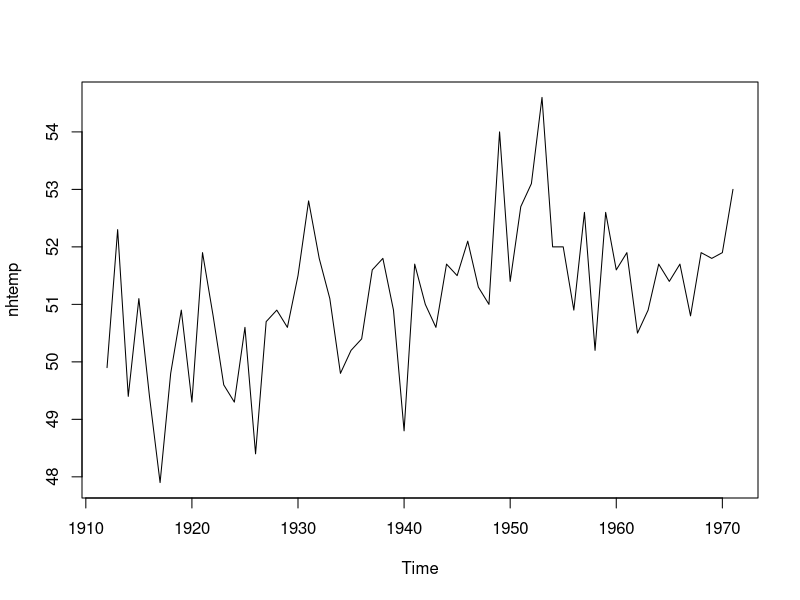
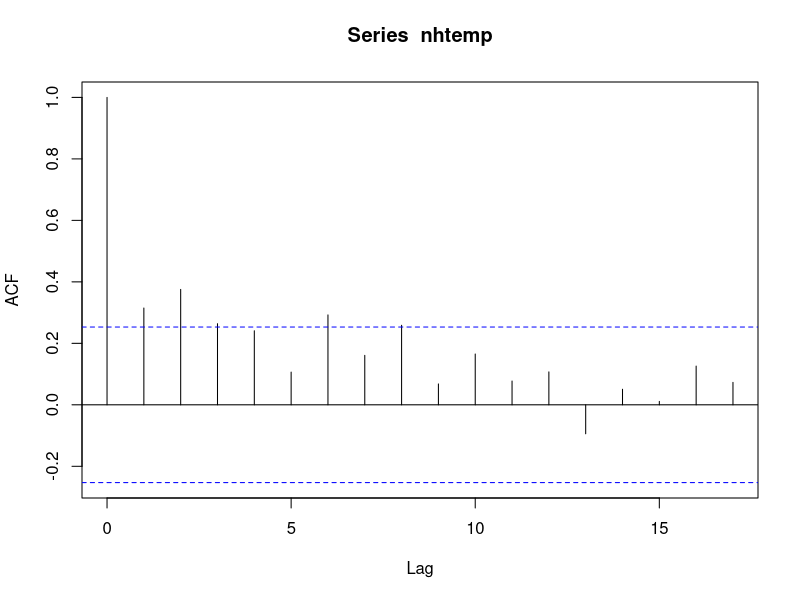
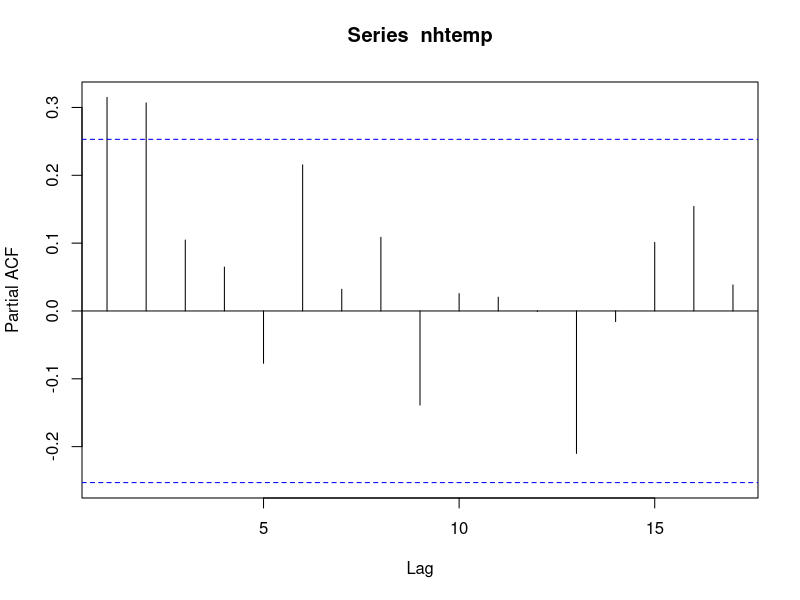
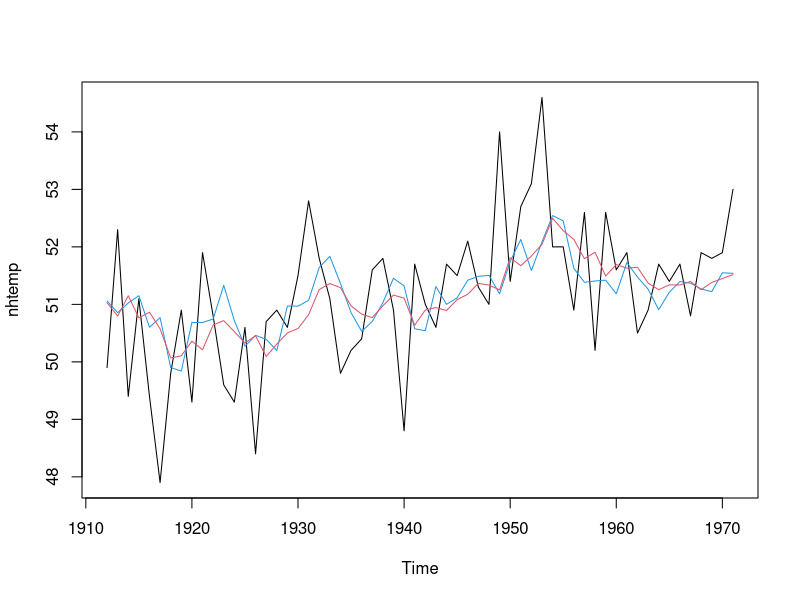
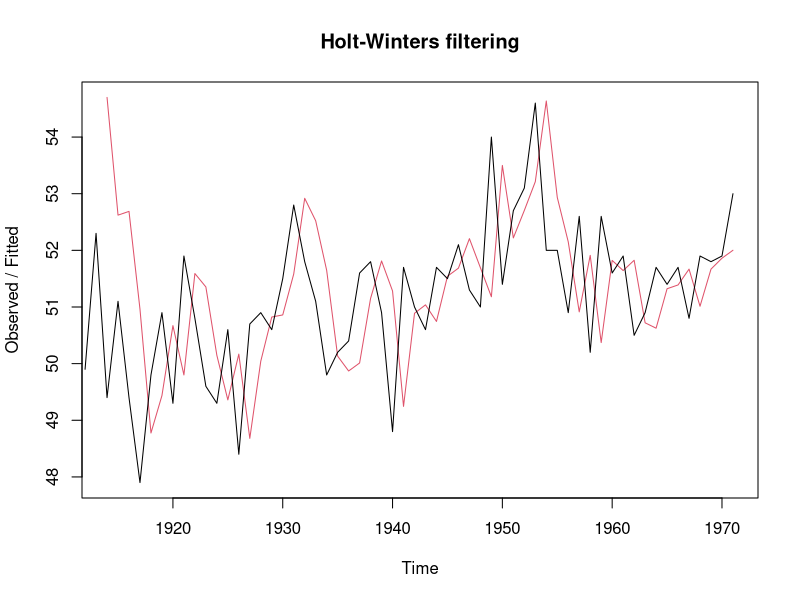
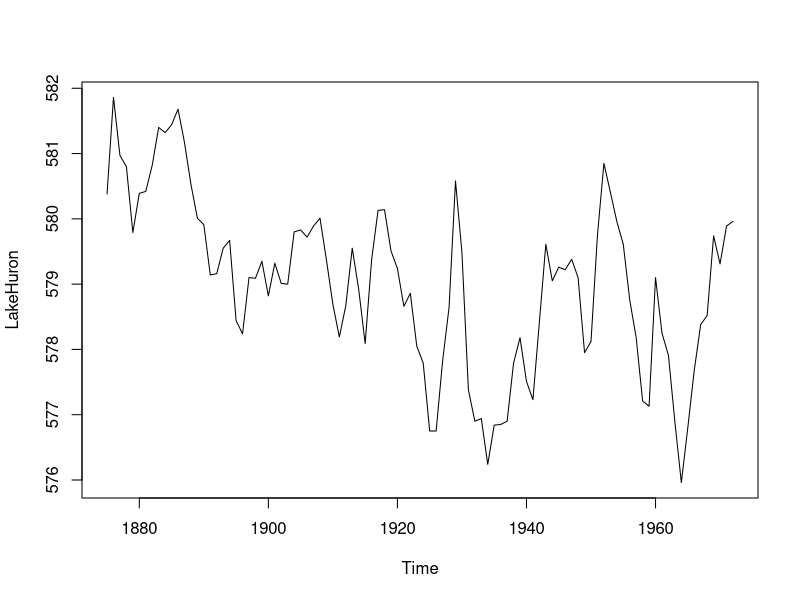
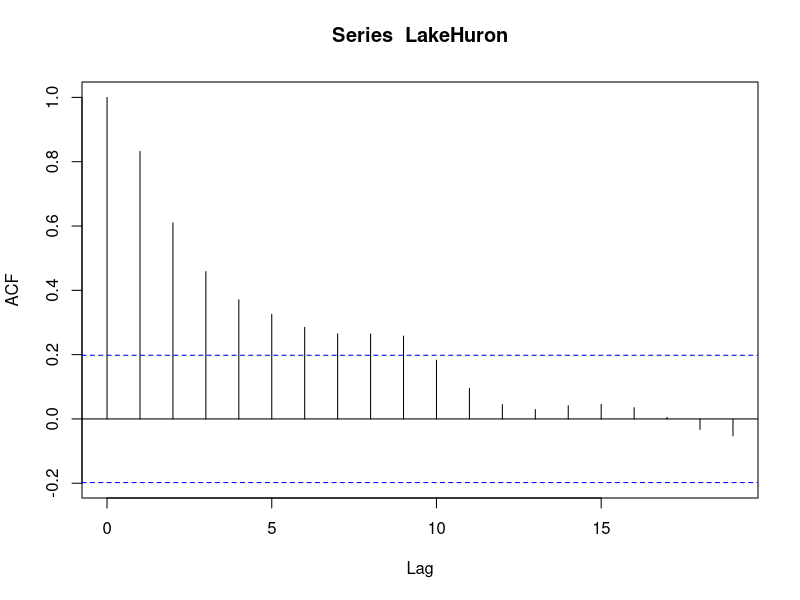
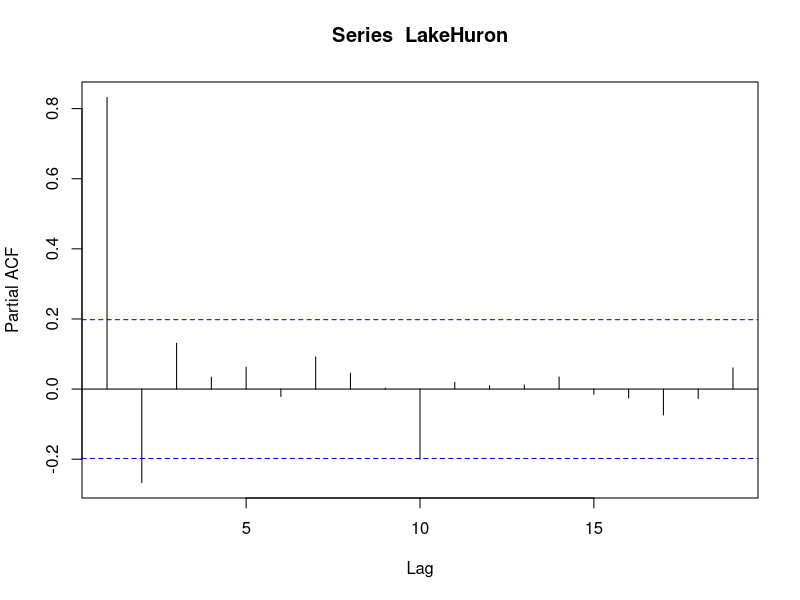

Write the R code that produced these figures, in order.
#######################
### knihovny
library(forecast)
library(lmtest)

#######################
### Opakovani
# Autokorelacni a parcialni autokorelacni funkce 
# vyzkousime pro radu nhtemp
plot(nhtemp)
  # prumerna rocni teplota ve stupnich Fahrenheita v New Haven z let 1912 az 1971
  # rada bez zasadniho trendu ci sezonnosti

# autokorelacni funkce
acf(nhtemp)
acf(nhtemp,plot=F)
  # konkretni hodnoty
# parcialni autokorelacni funkce
pacf(nhtemp)
pacf(nhtemp,plot=F)
  # vypis hodnot
# Ktere hodnoty jsou nenulove? Muzeme jednoznacne urcit model?
  # zasadni hodnoty ani u jedne funkce nejsou
  # hodnoty ACF klesaji pomaleji
  # hodnoty PACF jsou od zpozdeni 2 temer nulove

# Pokud predpokladame, ze jen PACF ma bod useknuti a to na zpozdeni k=2
#   mela by rada byt typu AR(2)

# Kontrola pres odhady ruznych AR a MA modelu
(fit1 <- arima(nhtemp, order = c(1,0,0)))
  # rada AR(1) 
(fit2 <- arima(nhtemp, order = c(2,0,0)))
  # rada AR(2)
(fit3 <- arima(nhtemp, order = c(3,0,0)))
  # rada AR(3)
(fit4 <- arima(nhtemp, order = c(0,0,1)))
  # rada MA(1)
(fit5 <- arima(nhtemp, order = c(0,0,2)))
  # rada MA(2)
(fit6 <- arima(nhtemp, order = c(1,0,1)))
  # rada ARMA(1, 1)
(fit7 <- arima(nhtemp, order = c(2,0,1)))
  # rada ARMA(2, 1)
# podle AIC kriteria je nejvhodnejsi rada ARMA(1, 1)
  # z vystupu dostavame odhad Y(t) = 51.17 + 0.92Y(t-1) - 0.71e(t-1) + e(t)
plot(nhtemp)
lines(fitted(fit2), col = 4)
lines(fitted(fit6), col = 2)
  # prestoze je model ze zkoumanych moznosti nejlepsi, uplne dobre data nekopiruje
fit.hw <- HoltWinters(nhtemp, gamma = F)
plot(fit.hw)
  # ani dvojite exponencialni vyrovnani nesedi na data zcela optimalne

# A co rada LakeHuron
plot(LakeHuron)
  # rocni hodnoty vysky hladiny Huronskeho jezera ve stopach z let 1875-1972

# autokorelacni a parcialni autokorelacni funkce
acf(LakeHuron)
pacf(LakeHuron)
  # ktere korelace jsou nenulove zde?
  # ktery model bychom odhadovali?
  # a jak takovy model sedi na data?
# Kontrola pres odhady ruznych AR a MA modelu
(fit1 <- arima(LakeHuron, order = c(1,0,0)))
# rada AR(1) 
(fit2 <- arima(LakeHuron, order = c(2,0,0)))
# rada AR(2)
(fit3 <- arima(LakeHuron, order = c(3,0,0)))
# rada AR(3)
(fit4 <- arima(LakeHuron, order = c(0,0,1)))
# rada MA(1)
(fit5 <- arima(LakeHuron, order = c(0,0,2)))
# rada MA(2)
(fit6 <- arima(LakeHuron, order = c(1,0,1)))
# rada ARMA(1, 1)
(fit7 <- arima(LakeHuron, order = c(2,0,1)))
# rada ARMA(2, 1)
(fit7 <- arima(LakeHuron, order = c(1,0,2)))
# rada ARMA(1, 2)

plot(nhtemp)
lines(fitted(fit6), col = 4)

########################
## Hledani modelu ARMA
# rada presidents
plot(presidents)
  # ctvrtletni hodnoceni americkych prezidentu
  # rada bez zjevneho trendu, budu na ni hledat model ARMA

# autokorelacni a parcialni autokorelacni funkce
par(mfrow = c(2,1))
acf(presidents, na.action = na.pass); pacf(presidents, na.action = na.pass)
par(mfrow = c(1,1))
  # autokorelacni funkce nema bod useknuti, parcialni autokorelacni funkce ho ma, k0 = 1
  # optimalni model by mel byt AR(1)

# odhadnu vice jednoduchych modelu
(fit1 <- arima(presidents, order = c(1,0,0)))
  # AR(1)
(fit2 <- arima(presidents, order = c(2,0,0)))
  # AR(2)
(fit3 <- arima(presidents, order = c(0,0,1)))
  # MA(1)
(fit4 <- arima(presidents, order = c(1,0,1)))
  # ARMA(1,1)

# ke kazdemu modelu vidim Akaikeho informacni kriterium
#   podle nej by mel byt nejlepsi model AR(1) : aic = 839.78

# Bayesovske informacni kriterium - pro vyber optimalniho modelu je lepsi
BIC(fit1)
BIC(fit2)
BIC(fit3)
BIC(fit4)
  # i timto kriteriem vyberu model AR(1)

# v knihovne forecast existuje i funkce, ktera hleda idealni model automaticky
(fit.a <- auto.arima(presidents, seasonal = F))
  # vybira optimalni model se slozitosti az do radu ARMA(5,5)
  # optimalni model vybira podle Akaikeho kriteria
BIC(fit.a)  
  # na zaklade BIC kriteria bych radeji volila jednodussi model AR(1)
  (fit.b <- auto.arima(presidents, seasonal = F, ic = "bic"))
    # mohu BIC nastavit i primo do funkce auto.arima

# vykresleni obou modelu proti sobe
plot(presidents)
lines(fitted(fit1), col = 2)
lines(fitted(fit.a), col = 3)
  # rozdil neni prilis velky - zelena krivka je hladsi

# Odhadnute modely
#   AR(1): Y(t) = 56.15 + 0.82Y(t-1)
#   ARMA(3,2): Y(t) = 56.07 - 0.5Y(t-1) + 0.36Y(t-2) + 0.62Y(t-3) + 1.35e(t-1) + 0.92e(t-2)

### Dalsi kriteria pro urceni idealniho modelu:
  # hodnoty parametru by mely byt alespon 2x vetsi nez jejich stredni chyba
  #   tj. mely by byt vyznamne
  # autokorelacni funkce residui modelu by mely byt male
# AR(1) model
coeftest(fit1)
  # vyznamnost vypoctenych koeficientu
par(mfrow = c(2,1))
acf(residuals(fit1), na.action = na.pass); pacf(residuals(fit1), na.action = na.pass)
par(mfrow = c(1,1))
  # minimalni zbyla autoregrese
# ARMA(3,2) model
coeftest(fit.a)
  # vyznamnost vypoctenych koeficientu
par(mfrow = c(2,1))
acf(residuals(fit.a), na.action = na.pass); pacf(residuals(fit.a), na.action = na.pass)
par(mfrow = c(1,1))
  # nulova autokorelace

## test na nulovost autokorelacni funkce
#   nulovost autokorelacni funkce residui znamena, ze mame spravny model
Box.test(residuals(fit1), lag=5, type = "Ljung-Box")
Box.test(residuals(fit.a), lag=5, type = "Ljung-Box")
  # u ARMA(3,2) modelu vychazi autokorelacni funkce primo nulova
  #   u modelu AR(1) je mirna odchylka

# Jaky model tedy vybrat? - subjektivni rozhodnuti :)

#############################
### Samostatne

# hledejte optimalni model pro rady 
#	  airquality$Wind, discoveries, treering, lh
